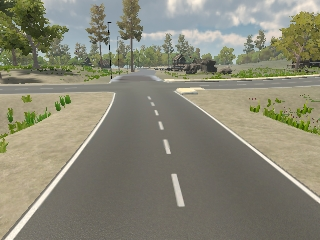
#> input picture XLA/xu ly anh/bai tap/b7/lane.png, 320 x 240 px, found by its file name
$ python houghlines.py
#> lines starting #> are read from the running program, lines starting #| are printed output that depends on the picture
import numpy as np
from matplotlib import pyplot as plt

# Đọc ảnh từ đường dẫn
img = plt.imread("D:\\Ky 2 nam 3\\xu ly anh\\bai tap\\b7\\lane.png")
#> img is the input picture: shape (240, 320, 3) float32; mean R, G, B 0.535, 0.53, 0.461

# Chuyển ảnh màu sang ảnh xám
img_gray = np.dot(img[...,:3], [0.2989, 0.5870, 0.1140])

# Hiển thị ảnh gốc
plt.subplot(231)
plt.imshow(img)
plt.title("Ảnh gốc")

# Định nghĩa hàm tích chập
def convolution(image, kernel):
    h, w = image.shape
    m, n = kernel.shape
    pad_height = m // 2
    pad_width = n // 2
    img_pad = np.zeros((h + 2 * pad_height, w + 2 * pad_width))
    img_pad[pad_height:h + pad_height, pad_width:w + pad_width] = image
    img_out = np.zeros_like(image)

    for i in range(pad_height, h + pad_height):
        for j in range(pad_width, w + pad_width):
            img_out[i - pad_height, j - pad_width] = np.sum(img_pad[i - pad_height:i + pad_height + 1,
                                                   j - pad_width:j + pad_width + 1] * kernel)

    return img_out

# Định nghĩa hàm kernel Gaussian
def gaussian_kernel(size, sigma=1):
    size = int(size) // 2
    x, y = np.mgrid[-size:size+1, -size:size+1]
    normal = 1 / (2.0 * np.pi * sigma**2)
    g =  np.exp(-((x**2 + y**2) / (2.0*sigma**2))) * normal
    return g

# Định nghĩa hàm lọc Sobel
def sobel_filters(img):
    SobelX = np.array([[-1, 0, 1],[-2, 0, 2],[-1, 0, 1]])
    SobelY = np.array([[-1, -2, -1],[ 0,  0,  0],[ 1,  2,  1]])

    Ix = convolution(img, SobelX)
    Iy = convolution(img, SobelY)

    G = np.sqrt(np.power(Ix, 2) + np.power(Iy, 2))
    G = G / G.max() * 255
    theta = np.arctan2(Iy, Ix)
    return (G, theta)

# Định nghĩa hàm giảm cực đại
def non_max_suppression(img, D):
    M, N = img.shape
    Z = np.zeros((M, N), dtype=np.int64)
    angle = D * 180. / np.pi
    angle[angle < 0] += 180

    for i in range(1, M - 1):
        for j in range(1, N - 1):
            try:
                q = 255
                r = 255

                if (0 <= angle[i, j] < 22.5) or (157.5 <= angle[i, j] <= 180):
                    q = img[i, j + 1]
                    r = img[i, j - 1]
                elif (22.5 <= angle[i, j] < 67.5):
                    q = img[i + 1, j - 1]
                    r = img[i - 1, j + 1]
                elif (67.5 <= angle[i, j] < 112.5):
                    q = img[i + 1, j]
                    r = img[i - 1, j]
                elif (112.5 <= angle[i, j] < 157.5):
                    q = img[i - 1, j - 1]
                    r = img[i + 1, j + 1]

                if (img[i, j] >= q) and (img[i, j] >= r):
                    Z[i, j] = img[i, j]
                else:
                    Z[i, j] = 0
            except IndexError as e:
                pass

    return Z

# Định nghĩa hàm ngưỡng
def threshold(img, lowThresholdRatio=0.05, highThresholdRatio=0.09):
    highThreshold = img.max() * highThresholdRatio
    lowThreshold = highThreshold * lowThresholdRatio

    M, N = img.shape
    res = np.zeros((M, N), dtype=np.int64)

    strong = np.int64(255)
    weak = np.int64(25)

    strong_i, strong_j = np.where(img >= highThreshold)
    zeros_i, zeros_j = np.where(img < lowThreshold)
    weak_i, weak_j = np.where((img <= highThreshold) & (img >= lowThreshold))

    res[strong_i, strong_j] = strong
    res[weak_i, weak_j] = weak

    return (res, weak, strong)

# Định nghĩa hàm kết hợp các điểm yếu và mạnh
def hysteresis(img, weak, strong=255):
    M, N = img.shape
    for i in range(1, M - 1):
        for j in range(1, N - 1):
            if (img[i, j] == weak):
                try:
                    if ((img[i + 1, j - 1] == strong) or (img[i + 1, j] == strong) or (img[i + 1, j + 1] == strong)
                        or (img[i, j - 1] == strong) or (img[i, j + 1] == strong)
                        or (img[i - 1, j - 1] == strong) or (img[i - 1, j] == strong) or (img[i - 1, j + 1] == strong)):
                        img[i, j] = strong
                    else:
                        img[i, j] = 0
                except IndexError as e:
                    pass

    return img

# Định nghĩa hàm phát hiện biên Canny
def canny_edge_detection(img, sigma=1, kernel_size=5, lowThreshold=0.05, highThreshold=0.15):
    img_smoothed = convolution(img_gray, gaussian_kernel(kernel_size, sigma))
    gradientMat, thetaMat = sobel_filters(img_smoothed)
    nonMaxImg = non_max_suppression(gradientMat, thetaMat)
    thresholdImg , weak , strong = threshold(nonMaxImg, lowThreshold, highThreshold)
    img_final = hysteresis(thresholdImg,weak,strong)
    return img_final

final_img = canny_edge_detection(img)
#> after the loop in convolution (call 3), `for i in range(pad_height, h + pad_height):`:
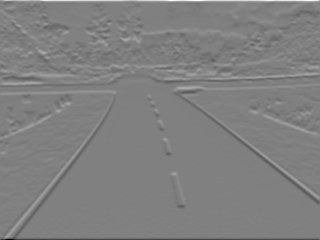
#> img_out: shape (240, 320) float64; min -3.57, max 3.51, mean -0.00268; drawn with min black and max white
#> in sobel_filters, `theta = np.arctan2(Iy, Ix)`:
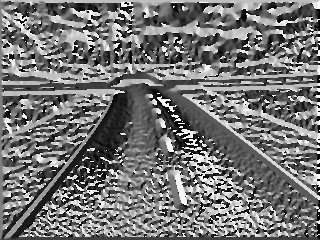
#> theta: shape (240, 320) float64; min -3.14, max 3.14, mean -0.247; drawn with min black and max white
#> in non_max_suppression, `angle[angle < 0] += 180`:
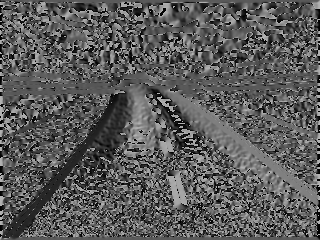
#> angle: shape (240, 320) float64; min 0.00193, max 180, mean 90.5
#> after the loop in non_max_suppression, `for i in range(1, M - 1):`:
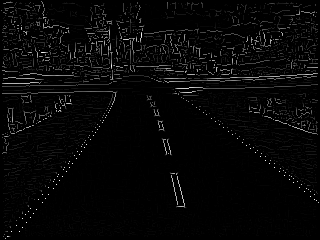
#> Z: shape (240, 320) int64; min 0, max 95, mean 2.7; drawn with min black and max white
#> in threshold, `highThreshold = img.max() * highThresholdRatio`: highThreshold = 14.25
#> in threshold, `lowThreshold = highThreshold * lowThresholdRatio`: lowThreshold = 0.713
#> in threshold, `strong_i, strong_j = np.where(img >= highThreshold)`: strong_i = 4949 values from 1 to 238; strong_j = 4949 values, max 318 at index 4904, min 1 at index 178, mean 152.3
#> in threshold, `weak_i, weak_j = np.where((img <= highThreshold) & (img >= lowThreshol..`: weak_i = 9616 values from 2 to 236; weak_j = 9616 values, max 317 at index 6962, min 2 at index 705, mean 161
#> in canny_edge_detection, `thresholdImg , weak , strong = threshold(nonMaxImg, lowThreshold, high..`: weak = 25; strong = 255
#> after the loop in hysteresis, `for i in range(1, M - 1):`:
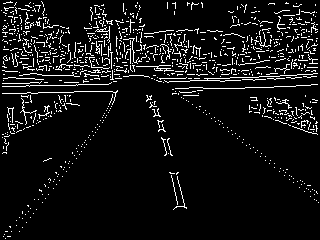
#> img: shape (240, 320) int64; 7.4% white in thin lines or dots

# Hiển thị ảnh phát hiện biên Canny
plt.subplot(232)
plt.imshow(final_img, cmap="gray")
plt.title("Ảnh phát hiện biên Canny")

def hough_line(img):
    thetas = np.deg2rad(np.arange(-90.0, 90.0))
    width, height = img.shape
    diag_len = np.ceil(np.sqrt(width * width + height * height))
    rhos = np.linspace(-diag_len, diag_len, int(diag_len * 2.0))

    cos_t = np.cos(thetas)
    sin_t = np.sin(thetas)
    num_thetas = len(thetas)

    accumulator = np.zeros((int(2 * diag_len), num_thetas), dtype=np.uint64)  # kích thước của ảnh
    y_idxs, x_idxs = np.nonzero(img)

    for i in range(len(x_idxs)):
        x = x_idxs[i]
        y = y_idxs[i]
        for t_idx in range(num_thetas):
            rho = round(x * cos_t[t_idx] + y * sin_t[t_idx]) + int(diag_len)
            accumulator[rho, t_idx] += 1
    return accumulator, thetas, rhos

accumulator, thetas, rhos = hough_line(final_img)
#> in hough_line, `y_idxs, x_idxs = np.nonzero(img)`: y_idxs = 5662 values from 1 to 238; x_idxs = 5662 values, max 318 at index 5606, min 1 at index 200, mean 153.6
#> the loop in hough_line, `for i in range(len(x_idxs)):` made 5662 passes
#> (x, y) on passes 1 to 3: (10, 1), (41, 1), (6, 2)
#> after the loop in hough_line, `for i in range(len(x_idxs)):`:
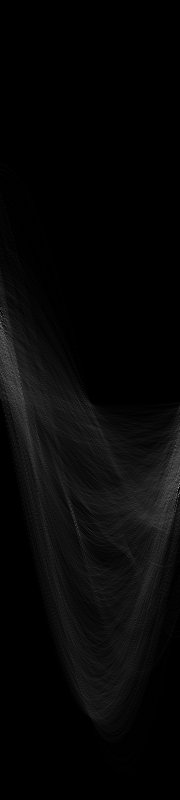
#> accumulator: shape (800, 180) uint64; min 0, max 149, mean 7.1
#> thetas = 180 values from -1.57 to 1.55; rhos = 800 values from -400 to 400
plt.subplot(233)
plt.plot(thetas, accumulator.sum(axis=0))
plt.title("Mặt phẳng Hough Hough cho 1 điểm")
plt.xlabel("Góc (rad)")
plt.ylabel("Rho")
plt.axis('image')
# Hiển thị không gian Hough cho 2 điểm
plt.subplot(234)
plt.imshow(accumulator, cmap='gray', extent=[np.rad2deg(thetas[-1]), np.rad2deg(thetas[0]), rhos[-1], rhos[0]])
plt.title("Mặt phẳng Hough cho 2 điểm")
plt.xlabel("Góc (độ)")
plt.ylabel("Rho")
plt.axis('image')

plt.tight_layout()
# Hiển thị không gian Hough
plt.subplot(235)
plt.imshow(np.log(accumulator + 1), cmap='gray', extent=[np.rad2deg(thetas[-1]), np.rad2deg(thetas[0]), rhos[-1], rhos[0]])
plt.title("Mặt phẳng Hough")
plt.xlabel("Góc (độ)")
plt.ylabel("Rho")
plt.axis('image')
plt.show()
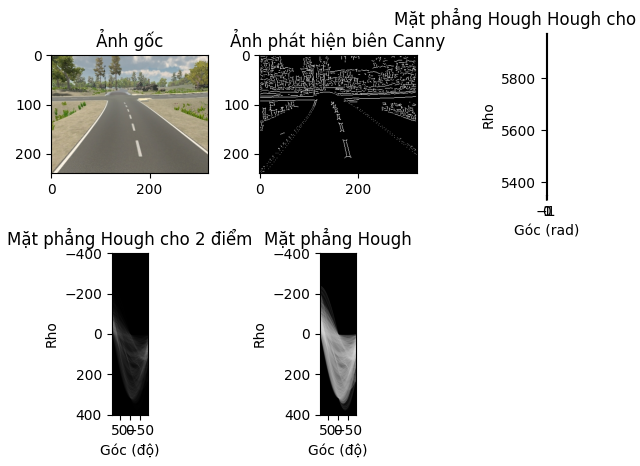
#> figure drawn by matplotlib, 5 panels

$ run again, with XLA/xu ly anh/bai tap/b7/anh_hough.png copied over XLA/xu ly anh/bai tap/b7/lane.png
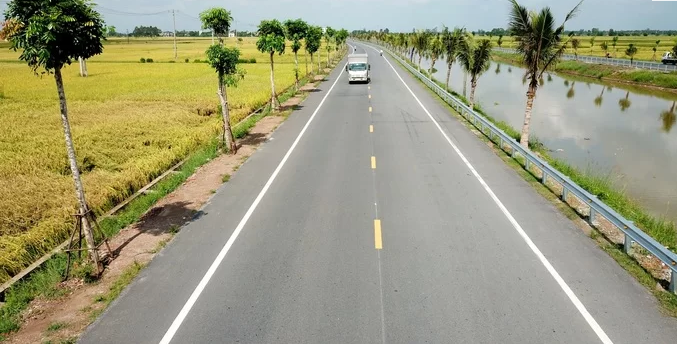
#> input picture XLA/xu ly anh/bai tap/b7/anh_hough.png, 677 x 344 px, found by its file name
#> img is the input picture: shape (344, 677, 4) float32; mean R, G, B, A 0.609, 0.604, 0.488, 1
#> img_pad: shape (346, 679) float64
#> highThreshold = 21.9
#> lowThreshold = 1.09
#> strong_i = 12851 values from 1 to 340; strong_j = 12851 values, max 675 at index 3869, min 1 at index 12401, mean 284.6
#> weak = 25; strong = 255
#> after the loop in hysteresis, `for i in range(1, M - 1):`:
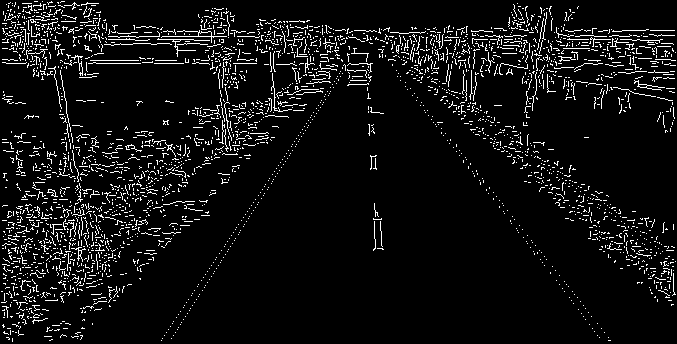
#> img: shape (344, 677) int64; 6.8% white in thin lines or dots
#> y_idxs = 15747 values from 1 to 341; x_idxs = 15747 values, max 675 at index 4373, min 1 at index 15080, mean 281.1
#> the loop in hough_line, `for i in range(len(x_idxs)):` made 15747 passes
#> (x, y) on passes 1 to 3: (34, 1), (35, 1), (36, 1)
#> after the loop in hough_line, `for i in range(len(x_idxs)):`:
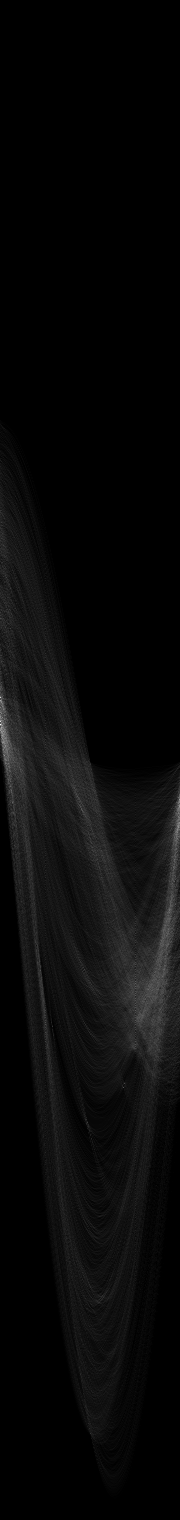
#> accumulator: shape (1520, 180) uint64; min 0, max 285, mean 10.4; drawn with min black and max white
#> `accumulator, thetas, rhos = hough_line(final_img)`: thetas = 180 values from -1.57 to 1.55; rhos = 1520 values from -760 to 760
